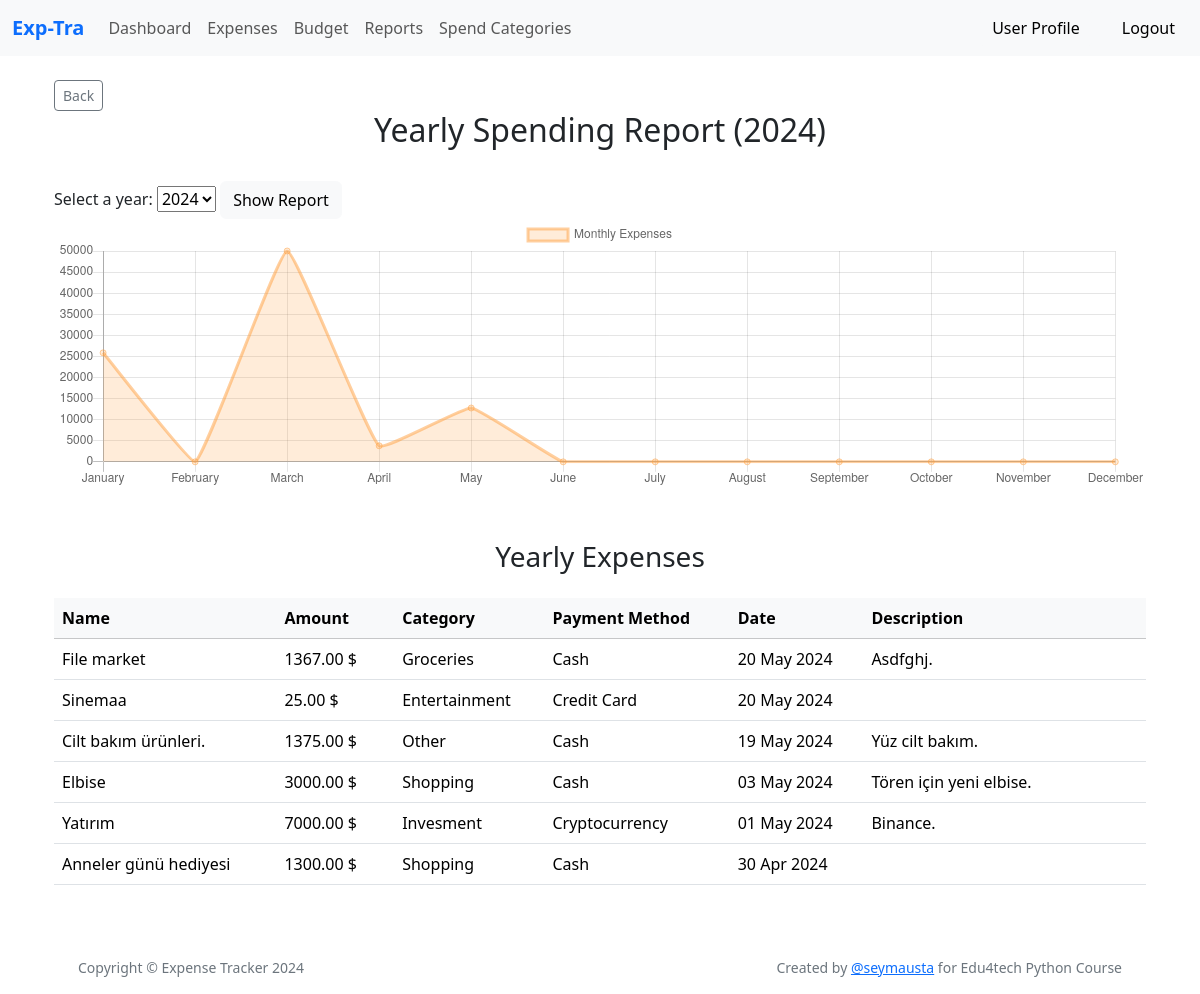
Screenshot of /monthly_report (signed in) with the database file from the repository.
### app/models.py (models this page shows, shortened)
class Expense(db.Model):
    __tablename__ = 'expenses'
    id: so.Mapped[int] = so.mapped_column(primary_key=True)
    name: so.Mapped[str] = so.mapped_column(sa.String(140))
    amount : so.Mapped[float] = so.mapped_column(sa.Numeric(10, 2), nullable=False)
    category_id : so.Mapped[int] = so.mapped_column(sa.ForeignKey(Category.id),index=True)
    date : so.Mapped[datetime] = so.mapped_column(sa.Date, nullable=False)
    description: so.Mapped[str] = so.mapped_column(sa.Text)
    timestamp: so.Mapped[datetime] = so.mapped_column(
        index=True, default=lambda: datetime.now(timezone.utc))
    user_id: so.Mapped[int] = so.mapped_column(sa.ForeignKey(User.id),
                                               index=True)
    payment_id: so.Mapped[Optional[int]] = so.mapped_column(sa.ForeignKey('payment.id'), nullable=True)
    user: so.Mapped[User] = so.relationship(back_populates='expenses')

class Category(db.Model):
    id: so.Mapped[int] = so.mapped_column(primary_key=True)
    name: so.Mapped[str] = so.mapped_column(sa.String(140))
    expenses = db.relationship('Expense', backref='category', lazy=True)

class Payment(db.Model):
    id: so.Mapped[int] = so.mapped_column(primary_key=True)
    name: so.Mapped[str] = so.mapped_column(sa.String(140))
    expenses = db.relationship('Expense', backref='payment', lazy=True)

### app/main/routes.py (the view)
@bp.route('/monthly_report', methods=['GET', 'POST'])
@login_required
def monthly_report():
    if request.method == 'POST':
        selected_year = int(request.form.get('year', datetime.now().year))
    else:
        selected_year = datetime.now().year
    expense_dates = [datetime(selected_year, month, 1).strftime('%B') for month in range(1, 13)]
    expenses = Expense.query.filter(
        Expense.user_id == current_user.id,
        extract('year', Expense.date) == selected_year
    ).order_by(Expense.date.desc()).all()
    category_dict = {}
    for category in Category.query.all():
        category_dict[category.id] = category.name
    payment_dict = {}
    for payment in Payment.query.all():
        payment_dict[payment.id] = payment.name
    monthly_expense_totals = []
    for month in range(1, 13):
        total_expense = Expense.query.with_entities(func.sum(Expense.amount)).filter(
            Expense.user_id == current_user.id,
            extract('year', Expense.date) == selected_year,
            extract('month', Expense.date) == month
        ).scalar() or 0
        monthly_expense_totals.append(total_expense)
    year = datetime.now().year
    return render_template('monthly_report.html',
                           expense_dates=expense_dates,
                           selected_year=selected_year,
                           expenses=expenses, year=year,
                           category_dict=category_dict,
                           payment_dict=payment_dict,
                           monthly_expense_totals=monthly_expense_totals)

### app/models.py (called while the page is built)
@login.user_loader
def load_user(id):
    return db.session.get(User, int(id))

### app/templates/monthly_report.html (shortened to what this page needs)
{% extends "base.html" %}
{% block content %}
<br>
<div class="container">
    <a href="{{ url_for('main.report')}}" class="btn btn-outline-secondary btn-sm">Back</a>
    <h2 class="text-center">Yearly Spending Report ({{ selected_year }})</h2>
<br>
    <form action="/monthly_report" method="post">
        <label for="year">Select a year:</label>
        <select name="year" id="year">
            {% for y in range(2020, year+1) %}
            <option value="{{ y }}" {% if selected_year== y %} selected {% endif %}>{{ y }}</option>
            {% endfor %}
        </select>
        <button type="submit" class="btn btn-light">Show Report</button>
    </form>
    <div>
        <canvas id="monthlyChart" width="800" height="200"></canvas>
    </div>
<br>
    {% if expenses %}
    <h3 class="text-center my-4">Yearly Expenses</h3>
    <div class="table-responsive" style="max-height: 300px; overflow-y: auto;">
        <table class="table table-hover" id="scroll-table">
            <thead class="table-light">
            <tr class="sticky-top">
                <th>Name</th>
                <th>Amount</th>
                <th>Category</th>
                <th>Payment Method</th>
                <th>Date</th>
                <th>Description</th>
            </tr>
            </thead>
            <tbody>
            {% for expense in expenses %}
            <tr>
                <td>{{ expense.name|capitalize }}</td>
                <td>{{ expense.amount }}{{ ' $' }}</td>
                <td>{{ category_dict[expense.category_id] }}</td>
                <td>{{ payment_dict[expense.payment_id] }}</td>
                <td>{{ expense.date.strftime('%d %b %Y')  }}</td>
                <td>{{ expense.description|capitalize }}</td>
            </tr>
            {% endfor %}
            </tbody>
        </table>
    </div>
    {% else %}
    <p class="fw-bold text-center">You don't have any expenses yet 😥</p>
    {% endif %}
</div>
{% endblock %}
{% block scripts %}
<script>
    document.addEventListener('DOMContentLoaded', function () {
        const labels = {{ expense_dates | tojson }};
        const data = {{ monthly_expense_totals | tojson }};
        // Çizgi Grafiği Oluştur
        const ctx = document.getElementById('monthlyChart').getContext('2d');
        new Chart(ctx, {
            type: 'line',
            data: {
                labels: labels,
                datasets: [{
                    label: 'Monthly Expenses',
                    data: data,
                    borderColor: 'rgba(255, 159, 64, 0.5)',
                    backgroundColor: 'rgba(255, 159, 64, 0.2)', // Çizgi altındaki renk
                    tension: 0.1,
                    fill: true // Çizgi altındaki alanın dolmasını sağlar
                }]
            },
            options: {
                scales: {
                    y: {
                        beginAtZero: true
                    }
                }
            }
        });
    });
</script>
{% endblock %}

### rows the page displays
Expense: name "File market", amount "1367.00", value "$", date "20 May 2024", description "Asdfghj."
Category: name "Groceries"
Payment: name "Cash"
Expense: name "Sinemaa", amount "25.00", value "$", date "20 May 2024"
Category: name "Entertainment"
Payment: name "Credit Card"
Expense: name "Cilt bakım ürünleri.", amount "1375.00", value "$", date "19 May 2024", description "Yüz cilt bakım."
Category: name "Other"
Expense: name "Elbise", amount "3000.00", value "$", date "03 May 2024", description "Tören için yeni elbise."
Category: name "Shopping"
Expense: name "Yatırım", amount "7000.00", value "$", date "01 May 2024", description "Binance."
Category: name "Invesment"
Payment: name "Cryptocurrency"
Expense: name "Anneler günü hediyesi", amount "1300.00", value "$", date "30 Apr 2024"

### other values shown
form field year "2024"
chart data {{ expense_dates | tojson }} ["January", "February", "March", "April", "May", "June", "July", "August", "September", "October", "November", "December"]
chart data {{ monthly_expense_totals | tojson }} ["25855.00", 0, "50000.00", "3800.00", "12767.00", 0, 0, 0, 0, 0, 0, 0]
